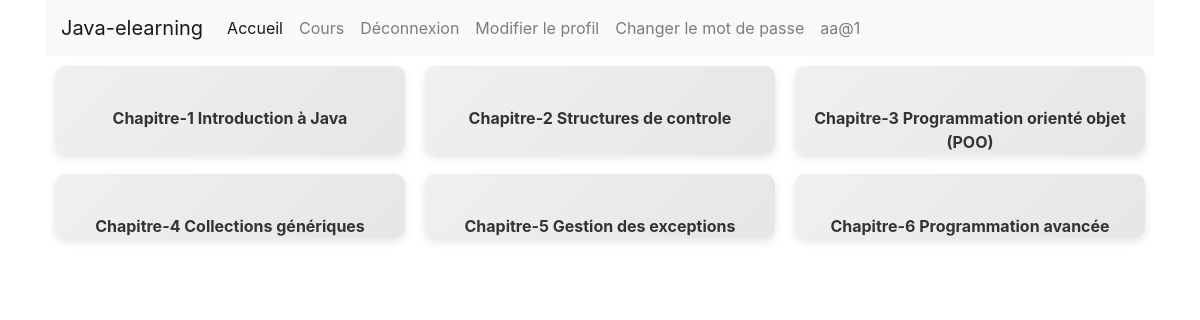
The app's page /programmes/lessonlist/ (signed in) with its own data.
### programmes/models.py (models this page shows, shortened)
class Lesson(models.Model):# represente une leçon et ses differents attributs dans la base du donnée
    lesson_id = models.AutoField(primary_key=True)
    creer_par = models.ForeignKey(User, on_delete=models.CASCADE)
    nom = models.CharField(max_length=100)
    slug = models.SlugField(blank=True, null=True)
    position = models.PositiveSmallIntegerField(verbose_name='chapitre no')
    video = models.FileField(upload_to="Video", null=True, blank=True, verbose_name="cours en video")
    fpe = models.FileField(upload_to="FPE", null=True, blank=True, verbose_name="Fichier en presentation")
    pdf = models.FileField(upload_to="PDF", null=True, blank=True, verbose_name="cours en PDF")
    class Meta:
        ordering = ['position']

### programmes/views.py (the view)
# urls.py: path('lessonlist/', LessonListView.as_view(), name='lessonlist'),
class LessonListView(ListView):# vue utilise toutes leçons dans le template (lessonlist.html)
    model = Lesson
    template_name = 'programmes/lessonlist.html'
    context_object_name = 'lessons'
    def get_queryset(self):
        return Lesson.objects.all()

### programmes/templates/programmes/lessonlist.html (shortened to what this page needs)
{% extends 'base.html' %}
{% block content %}
<div class="lessons-container">
    {% for lesson in lessons %}
    <div class="lesson-item {% if lesson.teacher %}lesson-teacher{% elif lesson.student %}lesson-student{% endif %}">
        <a href="{% url 'programmes:lessonlistdetail' slug=lesson.slug %}">
            <div class="lesson-name">Chapitre-{{ lesson.position }} {{ lesson.nom }}</div>
        </a>
    </div>
    {% endfor %}
</div>
{% endblock %}

### utilisateurs/templates/base.html (shortened to what this page needs)
<!DOCTYPE html>
<html lang="en">
<head>
    <link rel="stylesheet" href="https://cdn.jsdelivr.net/npm/bootstrap@4.6.2/dist/css/bootstrap.min.css">
</head>
<body>
    <div class="container">
        <div class="row">
            <div class="col-md-12">
            {% if request.resolver_match.url_name != 'login' %}
                <nav class="navbar navbar-expand-md navbar-light bg-light">
                    <a class="navbar-brand" href="#">Java-elearning</a>
                    <div class="collapse navbar-collapse" id="navbarNav">
                      <ul class="navbar-nav">
                        <li class="nav-item active">
                          <a class="nav-link" href="{% url 'acceuil' %}">Accueil <span class="sr-only">(current)</span></a>
                        </li>
                        {% if not user.is_authenticated %}
                        <li class="nav-item">
                          <a class="nav-link" href="{% url 'register' %}">Authentification</a>
                        </li>
                        <li class="nav-item">
                          <a class="nav-link" href="{% url 'login' %}">login</a>
                        </li>
                        {% else %}
                        <li class="nav-item">
                          <a class="nav-link" href="{% url 'programmes:lessonlist' %}">Cours</a>
                        </li>
                        <li class="nav-item">
                          <a class="nav-link" href="{% url 'logout' %}">Déconnexion</a>
                        </li>
                        <li class="nav-item">
                          <a class="nav-link" href="{% url 'edit_profile' %}">Modifier le profil</a>
                        </li>
                        <li class="nav-item">
                          <a class="nav-link" href="{% url 'change_password' %}">Changer le mot de passe</a>
                        </li>
                        <li class="nav-item">
                          <a class="nav-link" href="#">{{request.user.username}}</a>
                        </li>
                        {% endif %}
                      </ul>
                    </div>
                  </nav>
              {% endif %}
            </div>
        </div>
        {% block content %}
        {% endblock %}
    </div>
</body>
</html>

### programmes/templates/programmes/lessonlist.html (style rules this page uses)
.lesson-item { width: calc(33.33% - 20px); margin: 10px; display: inline-block; text-align: center; position: relative; background: linear-gradient(135deg, #f0f0f0 0%, #e6e6e6 100%); border-radius: 10px; box-shadow: 0 4px 8px rgba(0, 0, 0, 0.1); transition: transform 0.2s, box-shadow 0.2s, background-color 0.5s; }
.lesson-name { margin-top: 40px; font-weight: bold; color: #333; }
.lessons-container { display: flex; flex-wrap: wrap; justify-content: space-between; }

### records on screen
Lesson: position "1", nom "Introduction à Java"
Lesson: position "2", nom "Structures de controle"
Lesson: position "3", nom "Programmation orienté objet (POO)"
Lesson: position "4", nom "Collections génériques"
Lesson: position "5", nom "Gestion des exceptions"
Lesson: position "6", nom "Programmation avancée"

### other values on screen
{{ request.user.username }} "aa@1"
